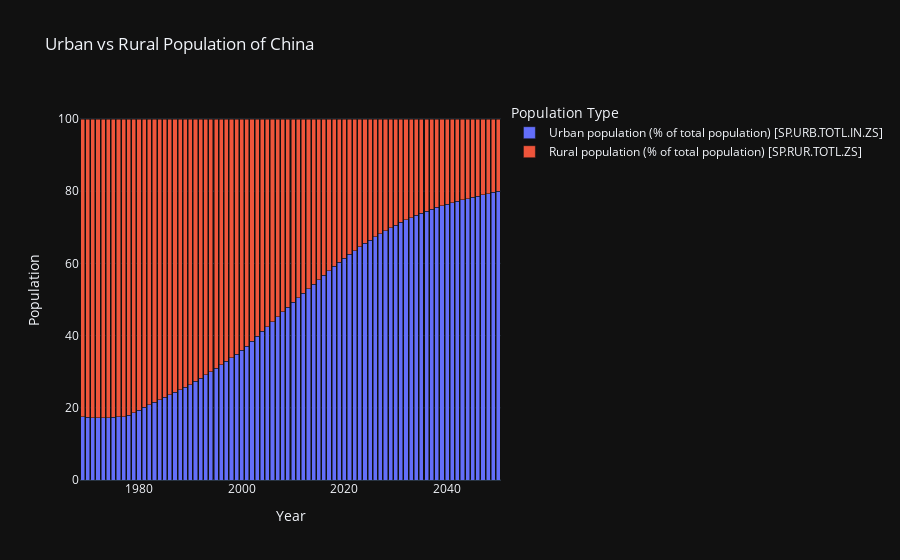

The notebook cell saved with this chart:
### Markdown cell above
`Figure of Urban vs Rural`

### Code cell
#Urban vs Rural
# h stack bar chart
# Urabn vs Rural using df2 
fig10 = px.bar(df2, x="Year", y=['Urban population (% of total population) [SP.URB.TOTL.IN.ZS]',
                                 'Rural population (% of total population) [SP.RUR.TOTL.ZS]'],
               title="Urban vs Rural Population of China", template="plotly_dark",
               labels={"value": "Population", "variable": "Population Type", "Year": "Year", 
                       "Urban population (% of total population) [SP.URB.TOTL.IN.ZS]": "Urban Population",
                       "Rural population (% of total population) [SP.RUR.TOTL.ZS]": "Rural Population"})
fig10.update_layout(barmode='stack' , xaxis_title="Year", yaxis_title="Population",
                    #add legend title 
                    legend_title="Population Type",)
                  
fig10.show()

### Figure 1 — Plotly figure (JSON) as saved in the notebook; plotly's stock layout.template omitted (floating-point values rounded to 4 significant figures)
{"data": [{"alignmentgroup": "True", "hovertemplate": "Population Type=Urban population (% of total population) [SP.URB.TOTL.IN.ZS]<br>Year=%{x}<br>Population=%{y}<extra></extra>", "legendgroup": "Urban population (% of total population) [SP.URB.TOTL.IN.ZS]", "marker": {"color": "#636efa", "pattern": {"shape": ""}}, "name": "Urban population (% of total population) [SP.URB.TOTL.IN.ZS]", "offsetgroup": "Urban population (% of total population) [SP.URB.TOTL.IN.ZS]", "orientation": "v", "showlegend": true, "textposition": "auto", "type": "bar", "x": [1969, 1970, 1971, 1972, 1973, 1974, 1975, 1976, 1977, 1978, 1979, 1980, 1981, 1982, 1983, 1984, 1985, 1986, 1987, 1988, 1989, 1990, 1991, 1992, 1993, 1994, 1995, 1996, 1997, 1998, 1999, 2000, 2001, 2002, 2003, 2004, 2005, 2006, 2007, 2008, 2009, 2010, 2011, 2012, 2013, 2014, 2015, 2016, 2017, 2018, 2019, 2020, 2021, 2022, 2023, 2024, 2025, 2026, 2027, 2028, 2029, 2030, 2031, 2032, 2033, 2034, 2035, 2036, 2037, 2038, 2039, 2040, 2041, 2042, 2043, 2044, 2045, 2046, 2047, 2048, 2049, 2050], "xaxis": "x", "y": [17.53, 17.4, 17.29, 17.18, 17.18, 17.29, 17.4, 17.46, 17.52, 17.9, 18.62, 19.36, 20.12, 20.9, 21.55, 22.2, 22.87, 23.56, 24.26, 24.97, 25.7, 26.44, 27.31, 28.2, 29.1, 30.02, 30.96, 31.92, 32.88, 33.87, 34.87, 35.88, 37.09, 38.42, 39.78, 41.14, 42.52, 43.87, 45.2, 46.54, 47.88, 49.23, 50.51, 51.77, 53.01, 54.26, 55.5, 56.74, 57.96, 59.15, 60.31, 61.43, 62.51, 63.56, 64.57, 65.54, 66.48, 67.38, 68.25, 69.07, 69.87, 70.63, 71.35, 72.04, 72.7, 73.32, 73.92, 74.48, 75.01, 75.52, 75.99, 76.44, 76.85, 77.24, 77.61, 77.96, 78.32, 78.67, 79.02, 79.36, 79.69, 80.03], "yaxis": "y"}, {"alignmentgroup": "True", "hovertemplate": "Population Type=Rural population (% of total population) [SP.RUR.TOTL.ZS]<br>Year=%{x}<br>Population=%{y}<extra></extra>", "legendgroup": "Rural population (% of total population) [SP.RUR.TOTL.ZS]", "marker": {"color": "#EF553B", "pattern": {"shape": ""}}, "name": "Rural population (% of total population) [SP.RUR.TOTL.ZS]", "offsetgroup": "Rural population (% of total population) [SP.RUR.TOTL.ZS]", "orientation": "v", "showlegend": true, "textposition": "auto", "type": "bar", "x": [1969, 1970, 1971, 1972, 1973, 1974, 1975, 1976, 1977, 1978, 1979, 1980, 1981, 1982, 1983, 1984, 1985, 1986, 1987, 1988, 1989, 1990, 1991, 1992, 1993, 1994, 1995, 1996, 1997, 1998, 1999, 2000, 2001, 2002, 2003, 2004, 2005, 2006, 2007, 2008, 2009, 2010, 2011, 2012, 2013, 2014, 2015, 2016, 2017, 2018, 2019, 2020, 2021, 2022, 2023, 2024, 2025, 2026, 2027, 2028, 2029, 2030, 2031, 2032, 2033, 2034, 2035, 2036, 2037, 2038, 2039, 2040, 2041, 2042, 2043, 2044, 2045, 2046, 2047, 2048, 2049, 2050], "xaxis": "x", "y": [82.47, 82.6, 82.71, 82.82, 82.82, 82.71, 82.6, 82.54, 82.48, 82.1, 81.38, 80.64, 79.88, 79.1, 78.45, 77.8, 77.13, 76.44, 75.74, 75.03, 74.3, 73.56, 72.69, 71.8, 70.9, 69.98, 69.04, 68.08, 67.12, 66.13, 65.14, 64.12, 62.91, 61.58, 60.22, 58.86, 57.48, 56.13, 54.8, 53.46, 52.12, 50.77, 49.49, 48.23, 46.99, 45.74, 44.5, 43.26, 42.04, 40.85, 39.69, 38.57, 37.49, 36.44, 35.43, 34.46, 33.52, 32.62, 31.75, 30.93, 30.13, 29.37, 28.65, 27.96, 27.3, 26.68, 26.08, 25.52, 24.99, 24.48, 24.01, 23.56, 23.15, 22.76, 22.39, 22.04, 21.68, 21.33, 20.98, 20.64, 20.31, 19.97], "yaxis": "y"}], "layout": {"barmode": "stack", "legend": {"title": {"text": "Population Type"}, "tracegroupgap": 0}, "title": {"text": "Urban vs Rural Population of China"}, "xaxis": {"anchor": "y", "domain": [0, 1], "title": {"text": "Year"}}, "yaxis": {"anchor": "x", "domain": [0, 1], "title": {"text": "Population"}}}}
